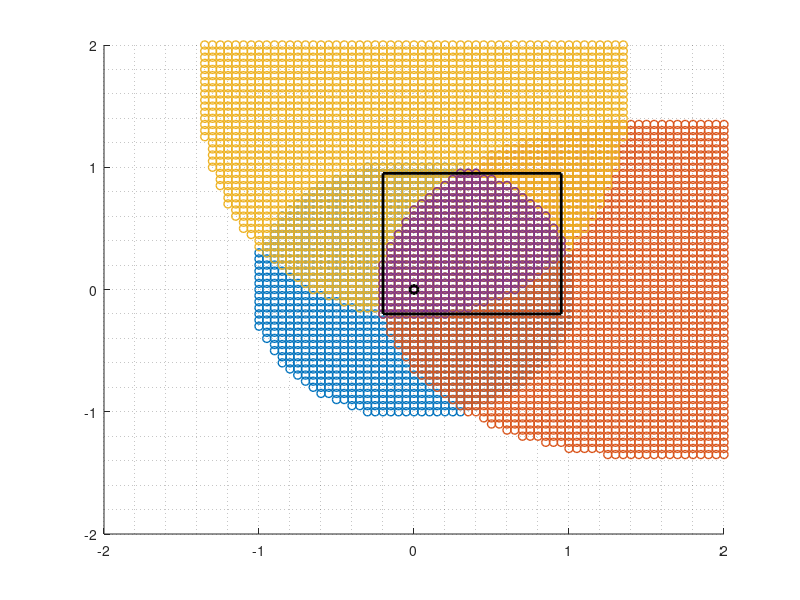

Write the MATLAB code that produced this figure.
clear all, close all, clc

% Important
phi_max = 40; % maximo phi

% Parámetros
z = 0.75;      % altura del receptor
H = 2;        % altura transmisor
h = H - z;    % diferencia vertical

tilt = 30;                % inclinación [deg]
azimuth_1 = 0;            % azimut [deg]
azimuth_2 = 90;            % azimut [deg]

n_r = [0,0,1]';           % normal receptor (mirando al techo)
n_t = [0,0,-1; ...
       sind(tilt)*cosd(azimuth_1), sind(tilt)*sind(azimuth_1), -cosd(tilt);...
       sind(tilt)*cosd(azimuth_2), sind(tilt)*sind(azimuth_2), -cosd(tilt)]'; % 3x2

T = [0,0,H]';             % posición del Tx

% Grilla 2D
dx = 0.05;
Rx = -2:dx:2;
Ry = -2:dx:2;
[XX,YY] = meshgrid(Rx,Ry);
NN = numel(XX);
R = [XX(:)'; YY(:)'; z*ones(1,NN)];  % puntos del receptor

d      = R - T;
d_norm = sqrt(sum(d.^2,1));
d_unit = d ./ d_norm;

cos_phi = n_t' * d_unit;        % 2xN (emisión para ambos modos)
phi     = acosd(cos_phi);        % 2xN

phi_c = (phi<=phi_max);
R_nt1 = R(:,phi_c(1,:)==1);
R_nt2 = R(:,phi_c(2,:)==1);
R_nt3 = R(:,phi_c(3,:)==1);
R_filter = R(:,sum(phi_c,1)==3);
length(R_filter)


% Rangos en X e Y
x_min = min(R_filter(1,:));  x_max = max(R_filter(1,:)); x_max-x_min
y_min = min(R_filter(2,:));  y_max = max(R_filter(2,:)); y_max-y_min
z0    = R_filter(3,1);       % misma Z que los puntos filtrados (todos iguales)

% ---------- (A) Rectángulo mínimo alineado a ejes ----------
Xr = [x_min, x_max, x_max, x_min, x_min];
Yr = [y_min, y_min, y_max, y_max, y_min];
Zr = z0 * ones(1,5);


figure(1)
hold on
plot3(R_nt1(1,:),R_nt1(2,:),R_nt1(3,:),'o','LineWidth',1)
plot3(R_nt2(1,:),R_nt2(2,:),R_nt2(3,:),'o','LineWidth',1)
plot3(R_nt3(1,:),R_nt3(2,:),R_nt3(3,:),'o','LineWidth',1)
plot3(R_filter(1,:),R_filter(2,:),R_filter(3,:),'o','LineWidth',1)
plot3(0,0,0.75,'o','LineWidth',2,'Color','k')
plot3(Xr, Yr, Zr, '-','LineWidth',2,'Color','k')
axis([-2 2 -2 2 0 2])
grid minor

% ref. como angulo angulo que forma el vector n_t_1 con en la esquina
phi_corner = acosd(h/sqrt(x_max^2 + y_max^2 + h^2))
